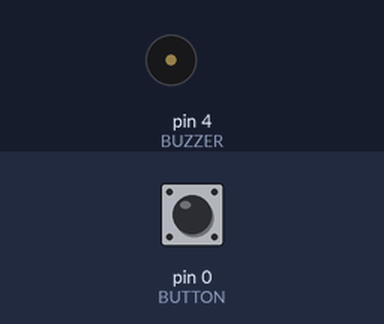
Simulated run of this sketch. Board: Arduino Uno, built with avr-gcc and run on an emulated ATmega328P. Parts: buzzer (waves = sounding). Inputs (shaded band) come from the test bench; at power-on: pin 0 (BUTTON) HIGH.

Above: at 1.2 s.
1.3 s: pin 0 (BUTTON) pulled LOW for 0.15 s
At 1.37 s:
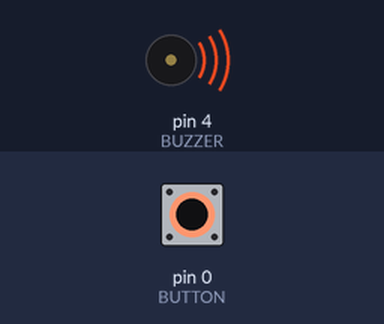
2.9 s: pin 0 (BUTTON) pulled LOW for 3.2 s
At 7.3 s:
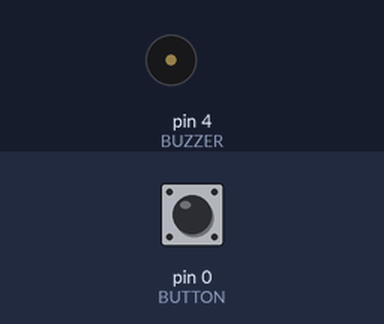
Timing chart, 0 to 8.8 s (numbered marks = the images above; inputs shaded):
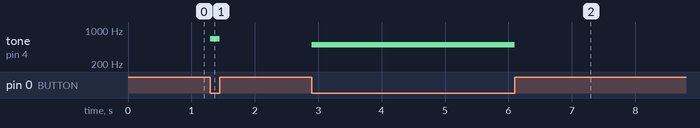

Measured:
- after the input at 1.3 s, tone on pin 4 (BUZZER): silent → 659 Hz at once, → silent 0.15 s later
- after the input at 2.9 s, tone on pin 4 (BUZZER): silent → 494 Hz at once, → silent 3.2 s later

The sketch:

bike-horn.ino
```cpp
#define NOTE_A  440
#define NOTE_B  494
#define NOTE_C  523
#define NOTE_D  587
#define NOTE_E  659
#define NOTE_F  698

const int melody[] = {NOTE_E, NOTE_B, NOTE_C, NOTE_D, NOTE_C, NOTE_B, NOTE_A, NOTE_A, NOTE_C, NOTE_E, NOTE_D, NOTE_C, NOTE_B, NOTE_B, NOTE_C, NOTE_D, NOTE_E, NOTE_C, NOTE_A, NOTE_A};
const int melodyLen = 20;

const int BUZZER = 4;
const int BUTTON = 0;
int idx = 0;
int prevStatus = HIGH;

void setup()
{
  pinMode(BUZZER, OUTPUT);
  pinMode(BUTTON, INPUT_PULLUP);
}

void loop()
{
  int newStatus = digitalRead(BUTTON);

  if(newStatus == LOW && prevStatus == HIGH){
  	tone(BUZZER,melody[idx]);
    idx = (idx + 1) % melodyLen;
  }

  if(newStatus == HIGH){
  	noTone(BUZZER);
  }

  prevStatus = newStatus;
  delay(50);
}
```
